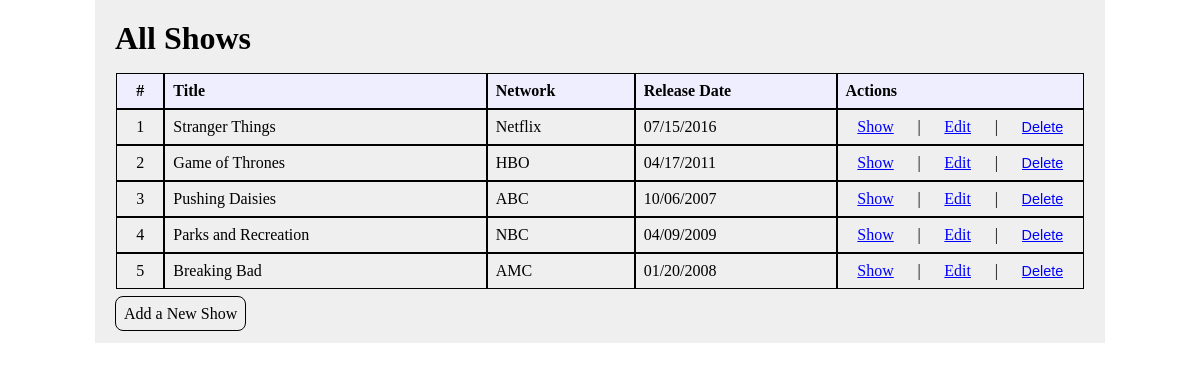
/shows, run on the app's committed database.
### semirestful_app/models.py (models this page shows)
class Show(models.Model):
    title = models.CharField(max_length=255)
    network = models.CharField(max_length=255)
    release_date = models.DateTimeField()
    description = models.TextField()
    objects = ShowManager()
    created_at = models.DateTimeField(auto_now_add=True)
    updated_at = models.DateTimeField(auto_now=True)

### semirestful_app/views.py (the view)
# urls.py: path('shows', views.show),
def show(request):
    context = {
        "all_shows" : Show.objects.all()
    }
    return render(request, "shows.html", context)

### semirestful_app/templates/shows.html (shortened to what this page needs)
{% extends 'base.html' %}
{% block content %}
<h1>All Shows</h1>
<table>
    <thead>
        <th class="counters">#</th>
        <th>Title</th>
        <th>Network</th>
        <th>Release Date</th>
        <th>Actions</th>
    </thead>
    <tbody>
        {% for show in all_shows %}
        <tr>
            <td class="counters">{{forloop.counter}}</td>
            <td class="titles">{{show.title}}</td>
            <td>{{show.network}}</td>
            <td>{{show.release_date|date:'m/d/Y'}}</td>
            <td class="actions"><a href="/shows/{{show.id}}">Show</a> | <a href="/shows/{{show.id}}/edit">Edit</a> | <form action="/shows/{{show.id}}/destroy" method="post">
                <input class="delete" type="submit" value="Delete">
            </form>
            </td>
        {% endfor %}
        </tr>
    </tbody>
</table>
<a href="shows/new" id="new">Add a New Show</a>
{% endblock %}

### semirestful_app/templates/base.html (shortened to what this page needs)
<!DOCTYPE html>
<html lang="en">
<head>
    {% load static %}
    <link rel="stylesheet" href="{% static 'css/style.css' %}">
</head>
<body>
    <div id="wrapper">
    {% block content%}
    {% endblock %}
    </div>
</body>
</html>

### semirestful_app/static/css/style.css (style rules this page uses)
* { margin: 0px; padding: 0px; }
#wrapper { margin: 0px auto; width: 970px; padding: 20px; text-align: left; background-color: #efefef; }
.delete { border: none; color: blue; text-decoration: underline; font-size: 90%; }
table { margin: 15px auto; width: 970px; }
th, td { text-align: left; padding: 8px; outline: 1px solid black; }
th { background-color: #efeefe; }
.titles { min-width: 150px; }
.counters { max-width: 50px; text-align: center; }
.actions { display: flex; justify-content: space-around; }
#new { text-decoration: none; color: black; border: 1px solid black; padding: 8px; border-radius: 8px; margin-top: 40px; }
a:link, a:visited { color: blue; }

### data on the page
Show: title "Stranger Things", network "Netflix", release_date "07/15/2016"
Show: title "Game of Thrones", network "HBO", release_date "04/17/2011"
Show: title "Pushing Daisies", network "ABC", release_date "10/06/2007"
Show: title "Parks and Recreation", network "NBC", release_date "04/09/2009"
Show: title "Breaking Bad", network "AMC", release_date "01/20/2008"
